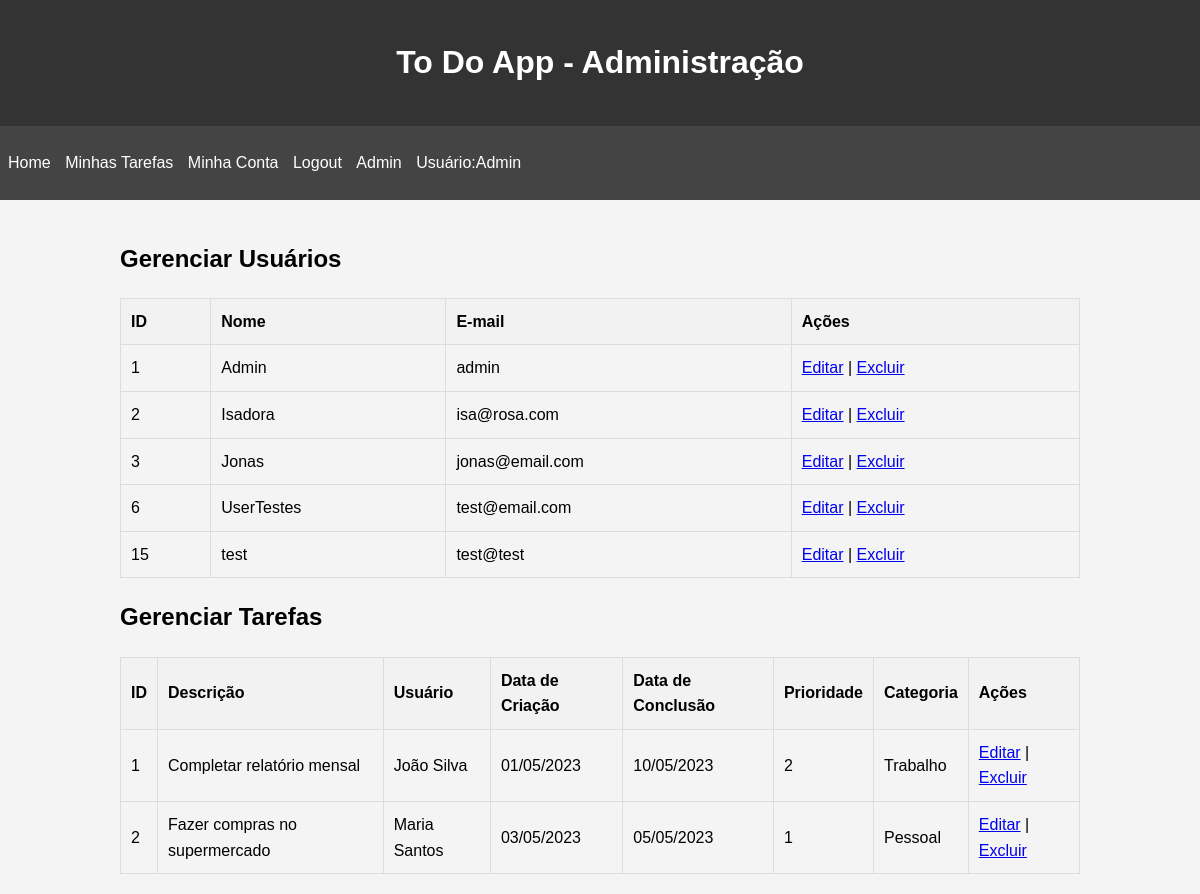
Page /admin (signed in) on the earlier database version.
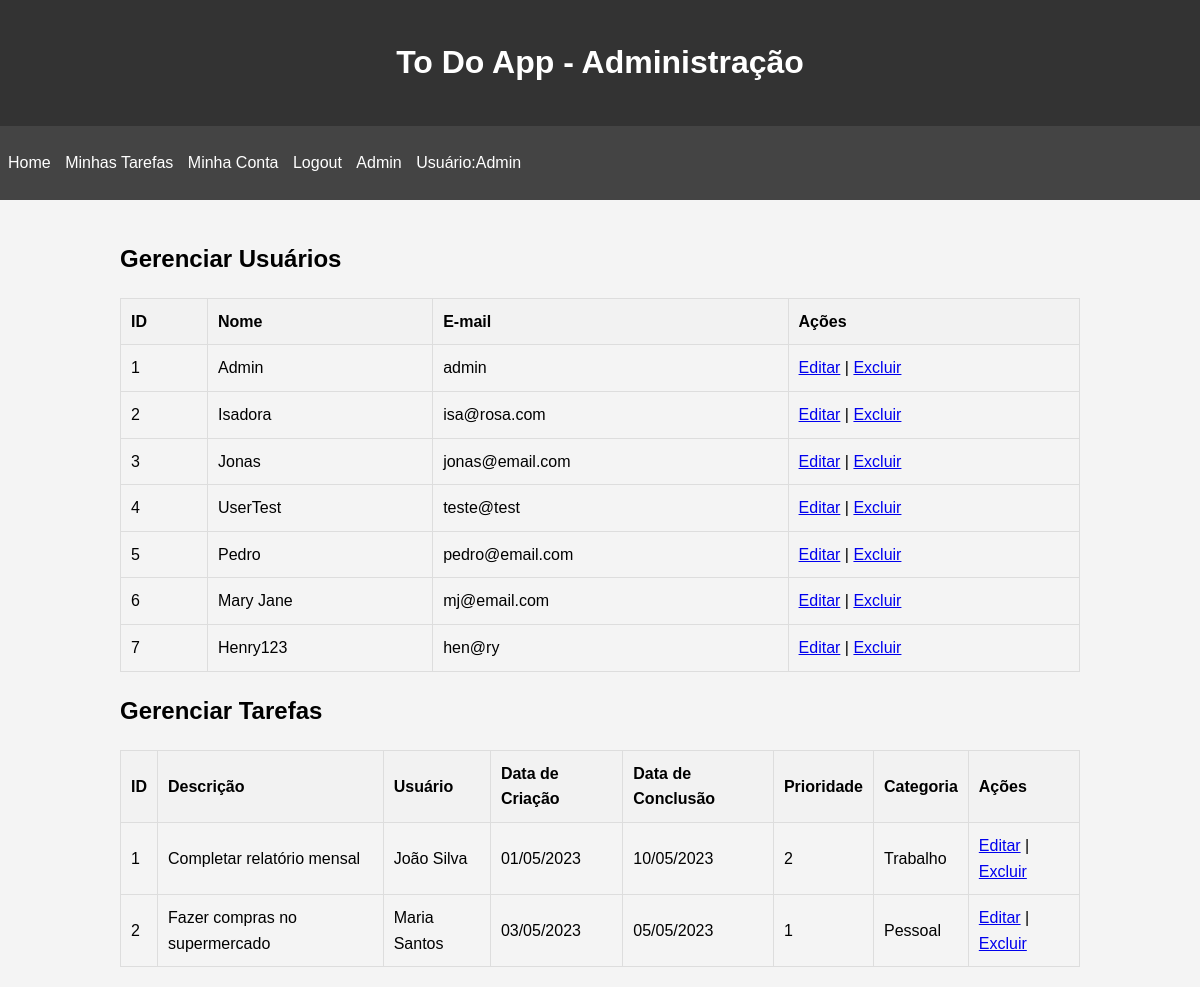
Same page on the later database version.
### tables this page shows
CREATE TABLE users (
        id INTEGER PRIMARY KEY AUTOINCREMENT,
        name VARCHAR(100) NOT NULL,
        email VARCHAR(100) NOT NULL UNIQUE,
        password VARCHAR(255) NOT NULL,
        is_admin BOOLEAN DEFAULT 0);

### src/Controller/TaskController.php (called while the page is built, shortened)
<?php
class TaskController
{
    public function adminPage(): void
    {
        $users = $this->userRepository->all();
        require_once __DIR__ . "/../../view/admin.php";
    }
}

### src/Repository/UserRepository.php (called while the page is built, shortened)
<?php
class UserRepository
{
    private PDO $pdo;
    public function __construct(PDO $pdo)
    {
        $this->pdo = $pdo;
    }
    private function hydrateUser(array $data): User
    {
        $user = new User($data['name'], $data['email'],  $data['is_admin']);
        $user->setId($data['id']);
        $user->setPassword($data['password']);
        return $user;
    }
    public function all()
    {
        $stmt = $this->pdo->query('SELECT * FROM users');
        $users = $stmt->fetchAll(PDO::FETCH_ASSOC);
        return array_map($this->hydrateUser(...), $users);
    }
}

### src/Entity/User.php (called while the page is built, shortened)
<?php
class User
{
    public function __construct(string $name, string $email, ?int $is_admin = 0)
    {
        $this->name = $name;
        $this->email = $email;
    }
    public function setId(int $id): void
    {
        $this->id = $id;
    }
}

### view/admin.php (the view, shortened to what this page needs)
    <?php include_once 'Includes/header.php'; ?>
    <div class="container">
        <h2>Gerenciar Usuários</h2>
        <table>
            <thead>
                <tr>
                    <th>ID</th>
                    <th>Nome</th>
                    <th>E-mail</th>
                    <th>Ações</th>
                </tr>
            </thead>
            <?php foreach($users as $user): ?>
            <tbody>
                <tr>
                <td><?= $user->id; ?></td>
                    <td><?= $user->name; ?></td>
                    <td><?= $user->email; ?></td>
                    <td>
                        <a href="/editar-user?id=<?= $user->id ?>">Editar</a> |
                        <a href="/excluir-user?id=<?= $user->id ?>">Excluir</a>
                    </td>
                </tr>
            </tbody>
            <?php endforeach; ?>
        </table>
        <h2>Gerenciar Tarefas</h2>
        <table>
            <thead>
                <tr>
                    <th>ID</th>
                    <th>Descrição</th>
                    <th>Usuário</th>
                    <th>Data de Criação</th>
                    <th>Data de Conclusão</th>
                    <th>Prioridade</th>
                    <th>Categoria</th>
                    <th>Ações</th>
                </tr>
            </thead>
            <tbody>
                <tr>
                    <td>1</td>
                    <td>Completar relatório mensal</td>
                    <td>João Silva</td>
                    <td>01/05/2023</td>
                    <td>10/05/2023</td>
                    <td>2</td>
                    <td>Trabalho</td>
                    <td>
                        <a href="#">Editar</a> |
                        <a href="#">Excluir</a>
                    </td>
                </tr>
                <tr>
                    <td>2</td>
                    <td>Fazer compras no supermercado</td>
                    <td>Maria Santos</td>
                    <td>03/05/2023</td>
                    <td>05/05/2023</td>
                    <td>1</td>
                    <td>Pessoal</td>
                    <td>
                        <a href="edit-task.html">Editar</a> |
                        <a href="#">Excluir</a>
                    </td>
                </tr>
            </tbody>
        </table>
    </div>
</body>
</html>

### public/index.php (shortened to what this page needs)
<?php
$dbPath = __DIR__ . '/../db.sqlite';
$pdo = new PDO("sqlite:$dbPath");
$path = $_SERVER['PATH_INFO'] ?? '/';
$userRepository = new UserRepository($pdo);
$taskRepository = new TaskRepository($pdo);
$taskController = new TaskController($taskRepository, $userRepository);
switch ($path) {
    case '/admin':
        $taskController->adminPage();
        break;
}

### view/Includes/header.php (shortened to what this page needs)
<!DOCTYPE html>
<html lang="pt-BR">
<head>
    <link rel="stylesheet" href="./css/styles.css">
</head>
<body>
    <header>
        <h1>To Do App - Administração</h1>
    </header>
    <nav>
        <ul>
            <li><a href="/">Home</a></li>
            <li><a href="/tasks">Minhas Tarefas</a></li>
            <li><a href="/user?id=<?= $_SESSION['id']?>" >Minha Conta</a></li>
            <li><a href="/logout">Logout</a></li>
            <?php if (array_key_exists('is_admin', $_SESSION) and  $_SESSION['is_admin'] == 1){
                echo "<li><a href=\"/admin\">Admin</a></li>";
            } ?>
            <li><a>Usuário:<?= $_SESSION['nome']?></a></li>
        </ul>
    </nav>

### public/css/styles.css (style rules this page uses)
body { font-family: Arial, sans-serif; line-height: 1.6; margin: 0; padding: 0; background-color: #f4f4f4; }
.container { width: 80%; margin: auto; overflow: hidden; padding: 20px; }
header { background: #333; color: #fff; padding: 1rem; text-align: center; }
nav { background: #444; color: #fff; padding: 0.5rem; }
nav ul { padding: 0; list-style: none; }
nav ul li { display: inline; margin-right: 10px; }
nav ul li a { color: #fff; text-decoration: none; }
table { width: 100%; border-collapse: collapse; }
table, th, td { border: 1px solid #ddd; }
th, td { padding: 10px; text-align: left; }
th { background-color: #f2f2f2; }

Differences in the rows shown:
removed users: id "15", name "test", email "test@test"
added users: id "4", name "UserTest", email "teste@test"
added users: id "5", name "Pedro", email "pedro@email.com"
changed users id 6: name "UserTestes" → "Mary Jane"; email "test@email.com" → "mj@email.com"
added users: id "7", name "Henry123", email "hen@ry"
